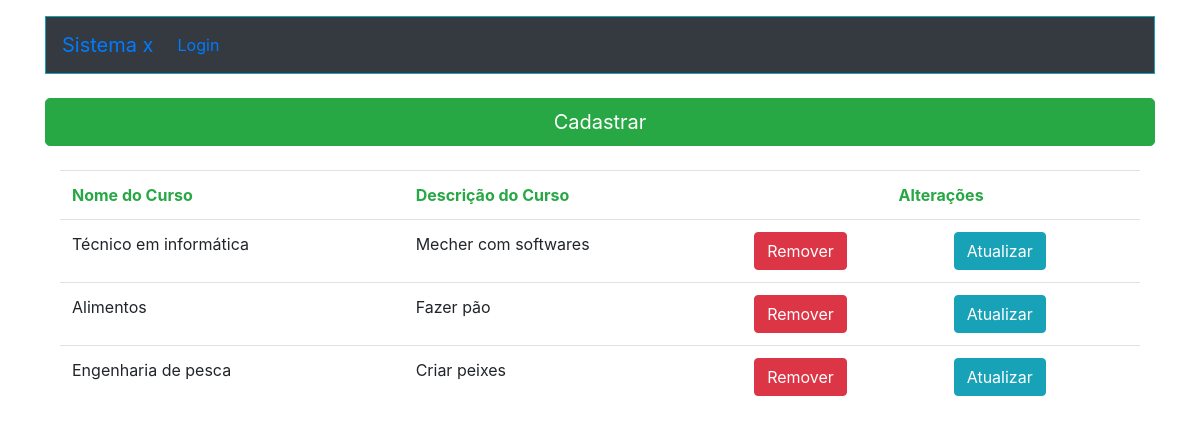
The page /ListarCurso.php on the database its author committed.
### tables this page shows
CREATE TABLE `curso` (
  `id_curso` int(11) NOT NULL,
  `nome_curso` varchar(255) NOT NULL,
  `descricao_curso` varchar(255) NOT NULL
);

### ListarCurso.php (the view, shortened to what this page needs)
<!doctype html>
<html lang="en">
  <head>
    <link rel="stylesheet" href="https://stackpath.bootstrapcdn.com/bootstrap/4.3.1/css/bootstrap.min.css">
  </head>
  <body>
        <div class="container">
            <?php
            require_once("Cabecalho.php");
            require_once("Conexao.php");
            $sql = "select * from curso";
            $resultadoSql = mysqli_query($conexao,$sql);
            $vetorUmregistro = mysqli_fetch_assoc($resultadoSql);
            $vetorTodosregistro = array();
            while($vetorUmregistro != null){
                array_push($vetorTodosregistro, $vetorUmregistro);
                $vetorUmregistro = mysqli_fetch_assoc($resultadoSql);
                }
            ?>
             <a type="submit" class="btn btn-success btn-lg btn-block mt-4" href="FormCurso.php" role="button">Cadastrar</a>
            <div class="container">
                <table class="table mt-4">
                    <tr>
                        <th class="text-success">Nome do Curso</th>
                        <th class="text-success">Descrição do Curso</th>
                        <th class="text-success text-center" colspan="2">Alterações</th>
                    </tr>
                    <?php
        foreach ($vetorTodosregistro as $umRegistro){
    ?>
                    <tr>
                        <td><?=$umRegistro["nome_curso"];?></td>
                        <td><?=$umRegistro["descricao_curso"];?></td>
                        <td>
                            <form action="RemoverCurso.php" method="post">
                                <button type="submit" class="btn btn-danger">Remover</button>
                            </form>
                        </td>
                        <td>
                            <form action="FormCurso.php" method="post">
                                <button type="submit" class="btn btn-info">Atualizar</button>
                            </form>
                        </td>
                    </tr>
                    <?php
        }
    ?>
                </table>
            </div>
        </div>
    </body>
</html>

### rows shown on the page
curso: nome_curso "Técnico em informática", descricao_curso "Mecher com softwares"
curso: nome_curso "Alimentos", descricao_curso "Fazer pão"
curso: nome_curso "Engenharia de pesca", descricao_curso "Criar peixes"
